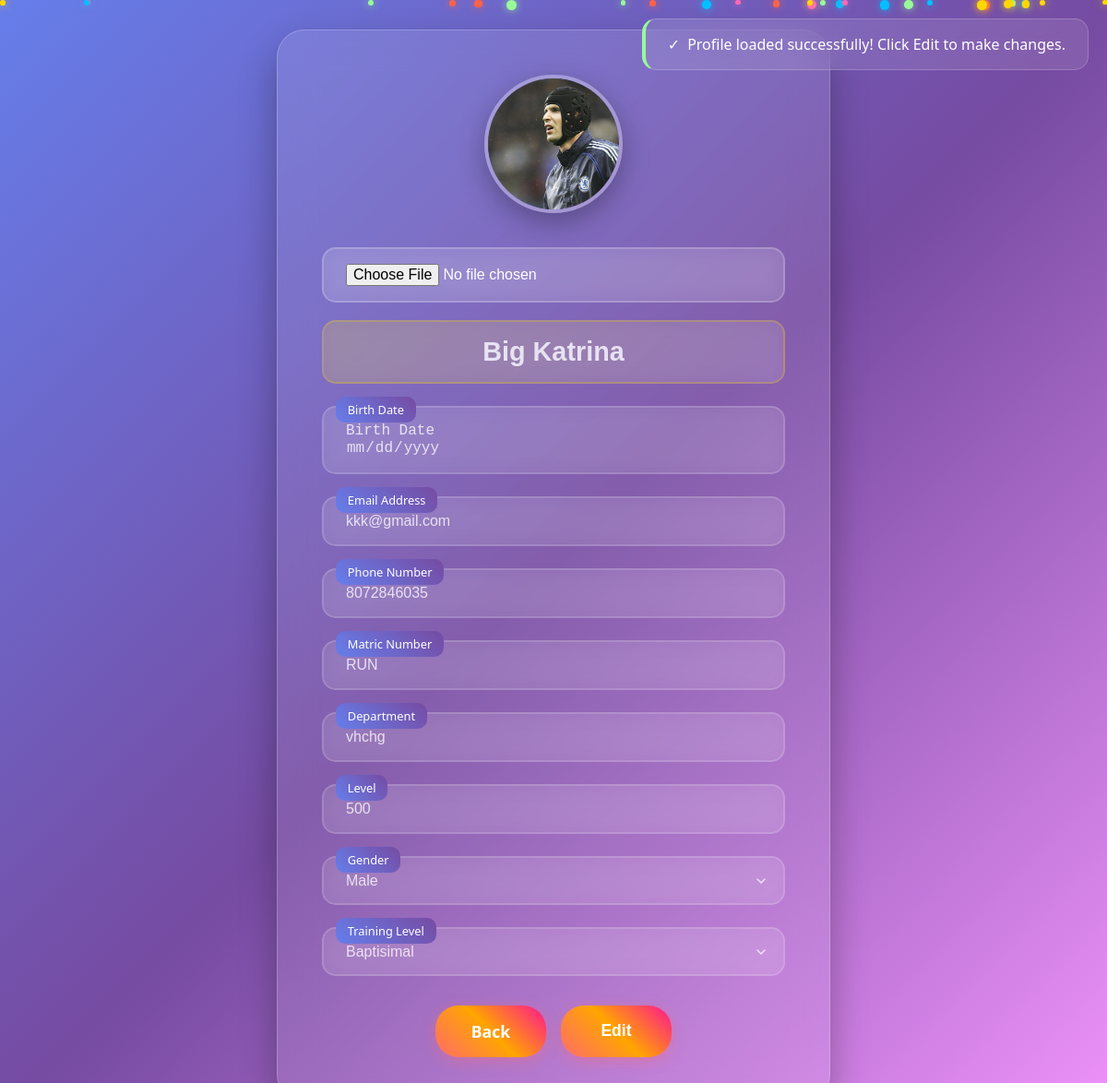
The page /community_member/24/ (signed in) on the database as committed earlier.
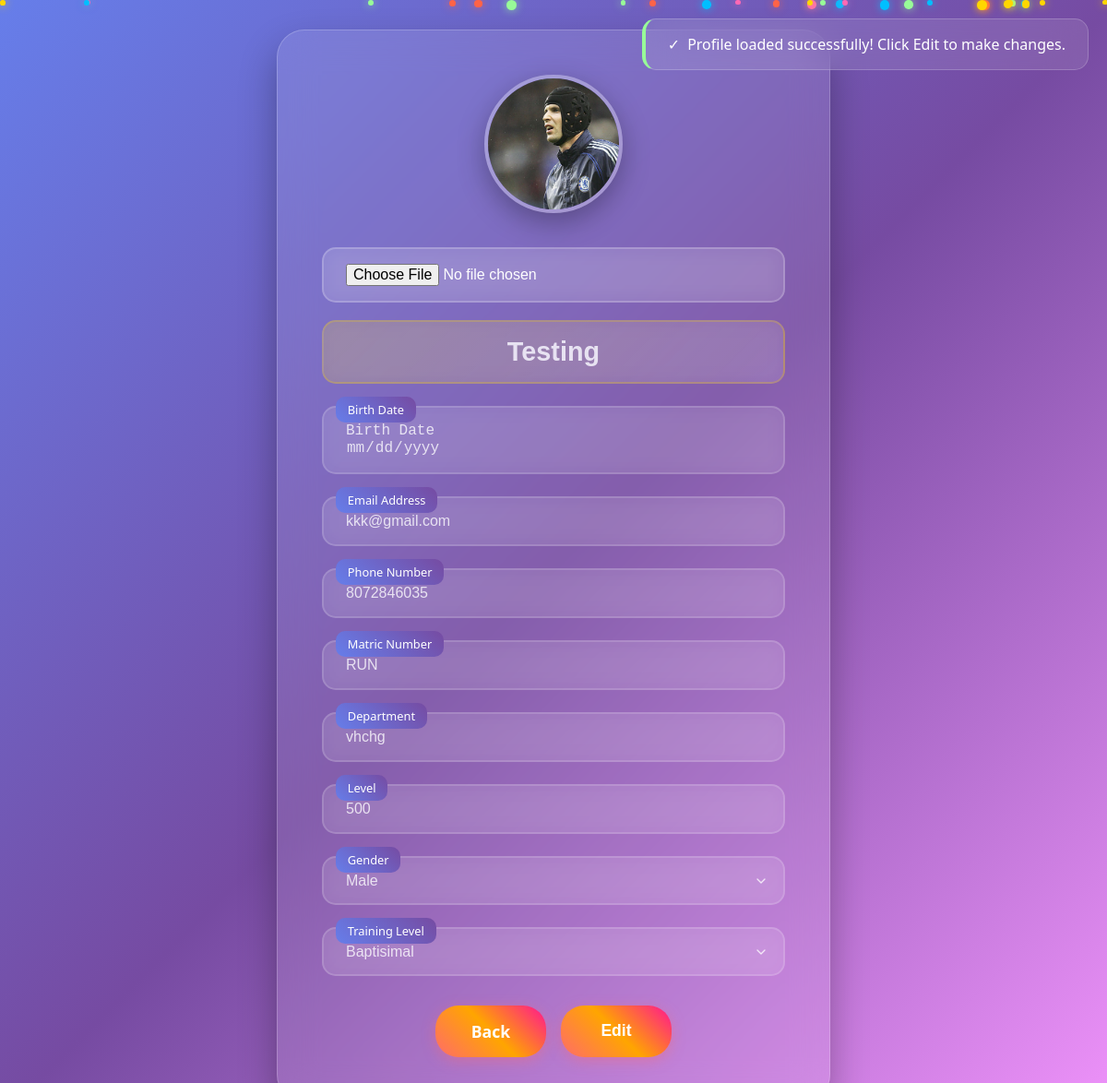
The same page on the database as committed later.
### App/models.py (models this page shows, shortened)
class BirthdayInfo(models.Model):
    GENDER_CHOICES = (
        ('male', 'Male'),
        ('female', 'Female'),
    )
    TRAINING_LEVEL_CHOICES = (
        ('baptisimal', 'Baptisimal'),
        ('believers', 'Believers'),
        ('workers-in-training', 'Workers In Training'),
        ('completed', 'Completed'),
    )
    community_user_name = models.ForeignKey(User, on_delete=models.CASCADE , null=True)
    personName = models.CharField(max_length=50)
    personImage = models.ImageField(upload_to='Birthday Images', null=True, blank=True)
    birthDate = models.DateField(auto_now=False, auto_now_add=False)
    phoneNumber = models.CharField(max_length=15)
    email = models.EmailField(max_length=254)
    matric =  models.CharField(max_length=50)
    department =  models.CharField(max_length=50)
    level = models.IntegerField()
    gender = models.CharField(max_length=10, choices=GENDER_CHOICES, null=True)
    trainingLevel = models.CharField(max_length=50, choices=TRAINING_LEVEL_CHOICES, null=True)
    reminderDays = models.IntegerField(null=True)

### App/views.py (the view, shortened to what this page needs)
# urls.py: path('community_member/<int:pk>/', views.community_member, name='community_member'),
@login_required(login_url='login')
def community_member(request, pk):
    member = get_object_or_404(BirthdayInfo, pk=pk)
    return render(request, 'community_member.html', {'member': member})

### templates/community_member.html (shortened to what this page needs)
{% load static %}
<!DOCTYPE html>
<html lang="en">
<head>
    <link rel="stylesheet" href="{% static 'community_member.css' %}">
    <link rel="stylesheet" href="{% static 'message.css' %}" />
</head>
<body>
    <div class="profile-container">
        <div class="profile-card animated">
            <div class="profile-image">
                <img src="{{ member.personImage.url }}" alt="{{ member.personName }}">
            </div>
            <form id="profileForm" method="POST" enctype="multipart/form-data">
                <div class="profile-details">
                    <p>
                        <input type="file" name="personImage" id="personImage" accept="image/*">
                    </p>
                    <h2>
                        <input type="text" name="personName" value="{{ member.personName }}" readonly>
                    </h2>
                    <p>
                        <input type="date" name="birthDate" value="{{ member.birthDate }}" readonly>
                    </p>
                    <p>
                        <input type="email" name="email" value="{{ member.email }}" readonly>
                    </p>
                    <p>
                        <input type="text" name="phoneNumber" value="{{ member.phoneNumber }}" readonly>
                    </p>
                    <p>
                        <input type="text" name="matric" value="{{ member.matric }}" readonly>
                    </p>
                    <p>
                        <input type="text" name="department" value="{{ member.department }}" readonly>
                    </p>
                    <p>
                        <input type="number" name="level" value="{{ member.level }}" readonly>
                    </p>
                    <p>
                        <select name="gender" disabled>
                            <option value="male" {% if member.gender == 'male' %}selected{% endif %}>Male</option>
                        </select>
                    </p>
                    <p>
                        <select name="trainingLevel" disabled>
                            <option value="baptisimal" {% if member.trainingLevel ==  'baptisimal' %}selected{% endif %}>
                                Baptisimal</option>
                        </select>
                    </p>
                </div>
                <div class="profile-actions">
                    <a href type="button" id="cancelBtn" class="btn">Back</a>
                    <button type="button" id="editBtn" class="btn">Edit</button>
                </div>
            </form>
        </div>
    </div>
</body>
</html>

Rows that differ between the two databases and show on the page:
changed BirthdayInfo "kkk@gmail.com": personName "Big Katrina" → "Testing"
